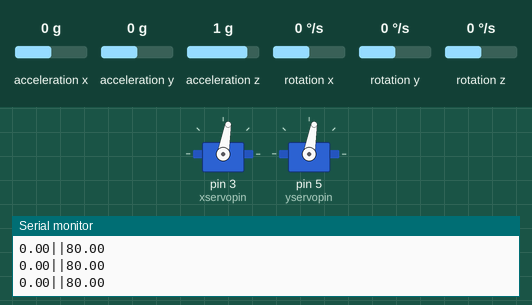
A sketch run on a simulated Arduino Uno, built with avr-gcc and run on an emulated ATmega328P. On the bench: 2 × servo, the last lines printed to the serial monitor. Inputs (shaded band) come from the test bench; at power-on: acceleration x 0 g, acceleration y 0 g, acceleration z 1 g, rotation x 0 °/s, rotation y 0 °/s, rotation z 0 °/s.

Above: at 2.2 s.
2.3 s: acceleration x set to -1.4 g
At 3.2 s:
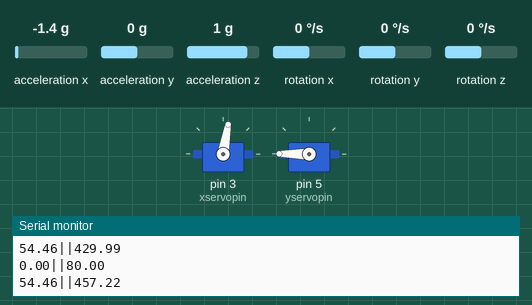
5.3 s: acceleration y set to -1.4 g
At 5.59 s:
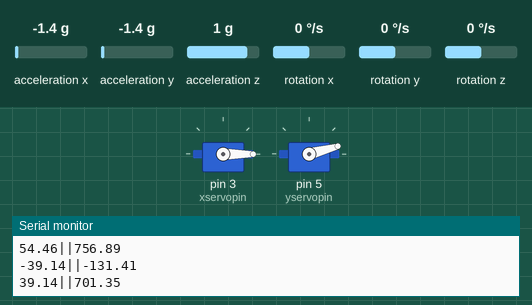
8.3 s: acceleration x set to 1.4 g
10.4 s: acceleration y set to -0.8 g
13.4 s: acceleration x set to 0 g
At 14.2 s:
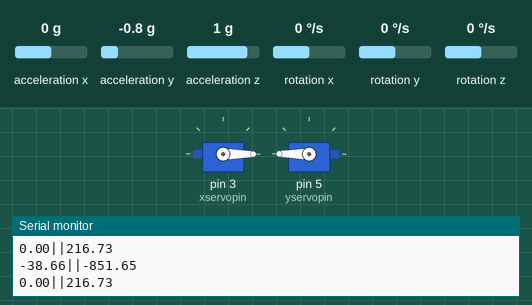
Timing chart, 0 to 15.9 s (numbered marks = the images above; inputs shaded):
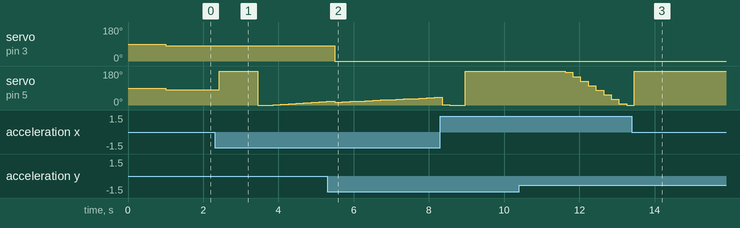

The sketch:

Self_Balanced_Bread_Board.ino
```cpp
#include "Wire.h"
#include <MPU6050_light.h>
#include <Servo.h>

#define xservopin 3
#define yservopin 5

Servo xservo;
Servo yservo;

MPU6050 mpu(Wire);

float kp = 0.5;
float kd = 1000;
float ki = 0.0000001;

unsigned long lastTime;
int dt;

float xTarget = 0, xError = 0, xErrorOld = 0, xErrorChange = 0, xErrorSlope = 0, xErrorArea = 0, xServoPos = 80;
float yTarget = 0, yError = 0, yErrorOld = 0, yErrorChange = 0, yErrorSlope = 0, yErrorArea = 0, yServoPos = 80;

float xCorrection, yCorrection;

void setup() {
  Serial.begin(9600);
  Wire.begin();
  xservo.attach(xservopin);
  yservo.attach(yservopin);

  while (mpu.begin() != 0) { }

  mpu.calcOffsets();

  xservo.write(80);
  yservo.write(80);
}

void loop() {
  mpu.update();

  float xActual = mpu.getAngleX();
  float yActual = mpu.getAngleY();

  dt = millis() - lastTime;
  lastTime = millis();

  xErrorOld = xError;
  xError = xActual - xTarget;
  xErrorChange = xError - xErrorOld;
  xErrorSlope = xErrorChange / dt;
  xErrorArea += xError * dt;

  yErrorOld = yError;
  yError = yActual - yTarget;
  yErrorChange = yError - yErrorOld;
  yErrorSlope = yErrorChange / dt;
  yErrorArea += yError * dt;

  xCorrection = kp * xError + kd * xErrorSlope + ki * xErrorArea;
  yCorrection = kp * yError + kd * yErrorSlope + ki * yErrorArea;

  xServoPos += xCorrection;
  yServoPos += yCorrection;

  xservo.write(xServoPos);
  yservo.write(yServoPos);

  Serial.print(xActual);
  Serial.print("||");
  Serial.println(xServoPos);

  Serial.print(yActual);
  Serial.print("||");
  Serial.println(yServoPos);

  delay(200);
}
```

Measured:
- after the input at 2.3 s, servo on pin 5 (yservopin): 80° → 180° after 0.13 s, → 0° 1.0 s later, → 2° 0.41 s later, → 5° 0.20 s later, … (10 changes in this stretch)
- after the input at 5.3 s, servo on pin 3 (xservopin): 80° → 0° after 0.19 s
- after the input at 13.4 s, servo on pin 5 (yservopin): 0° → 180° after 0.06 s
